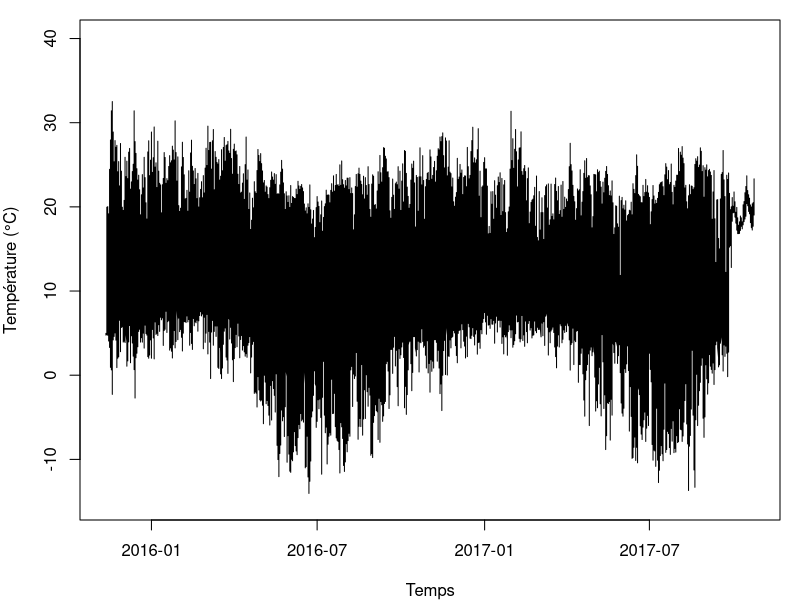
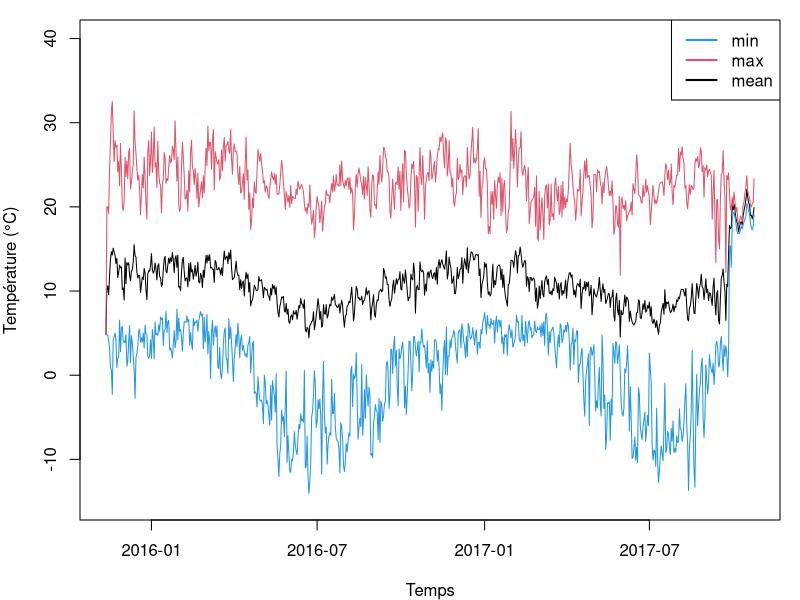
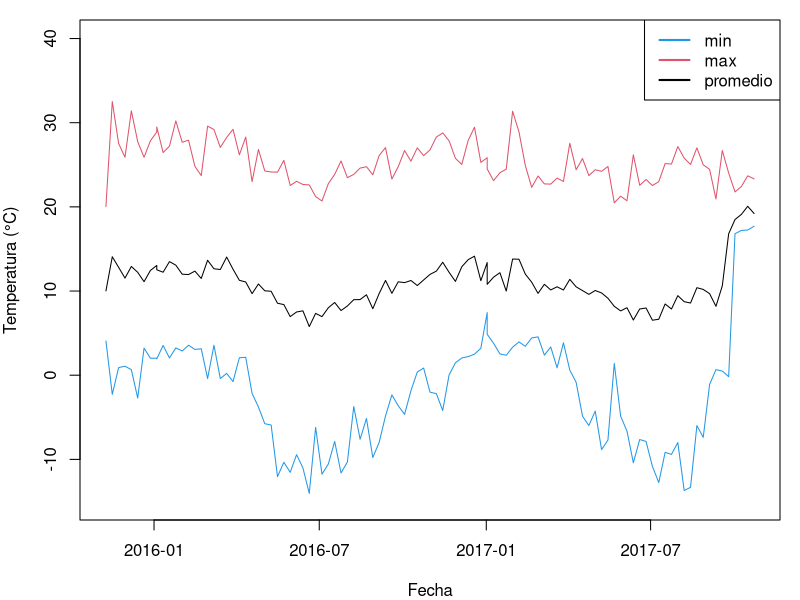
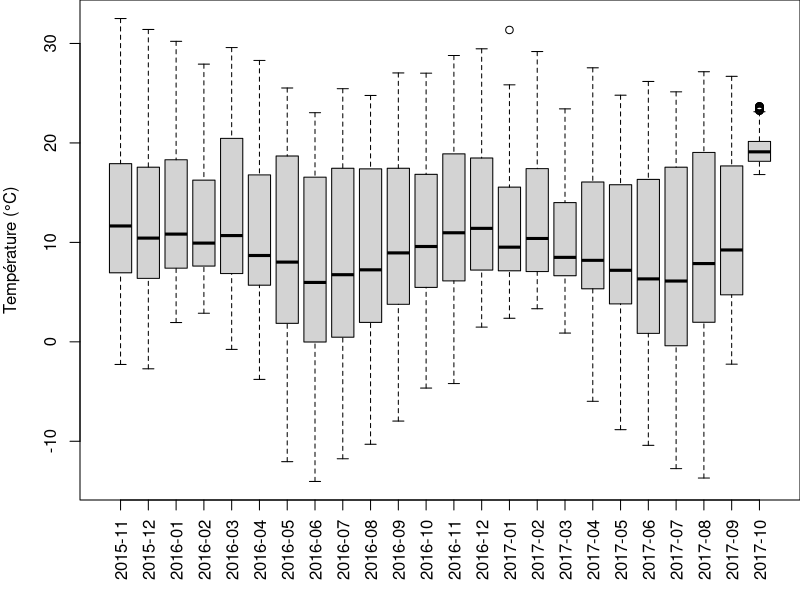
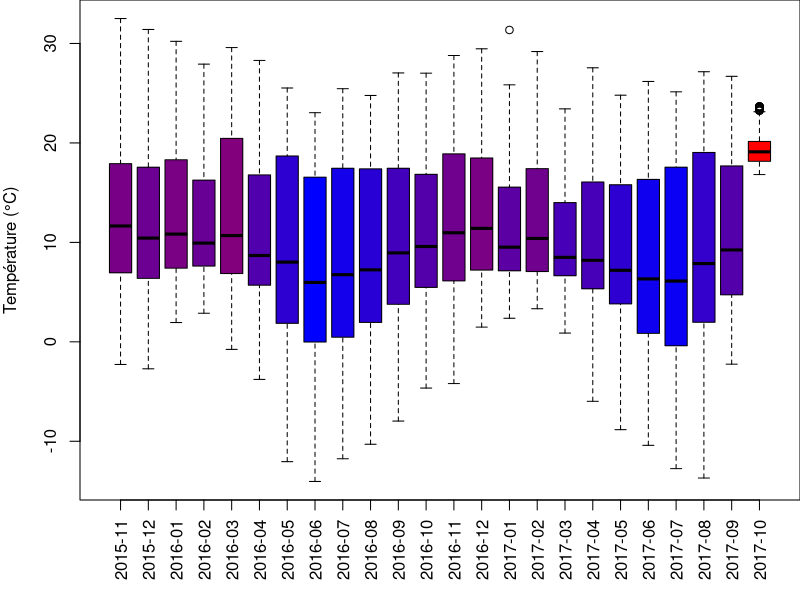
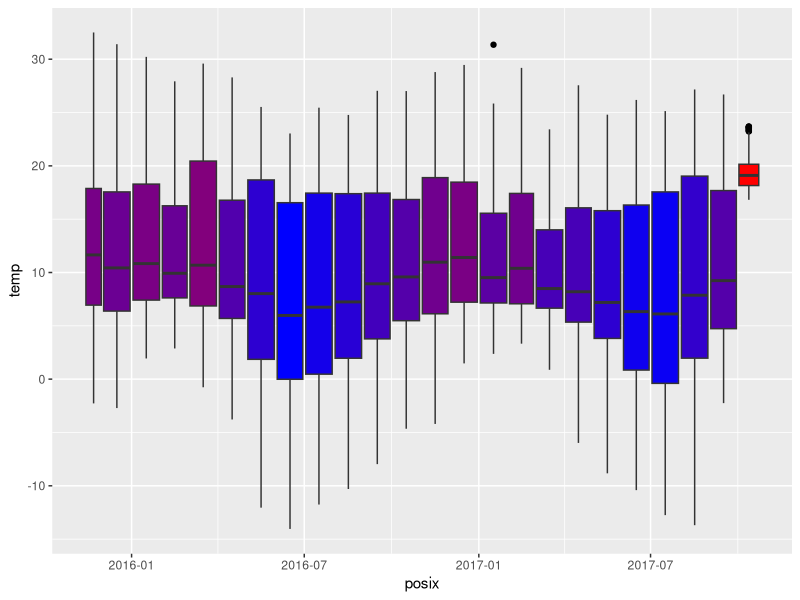
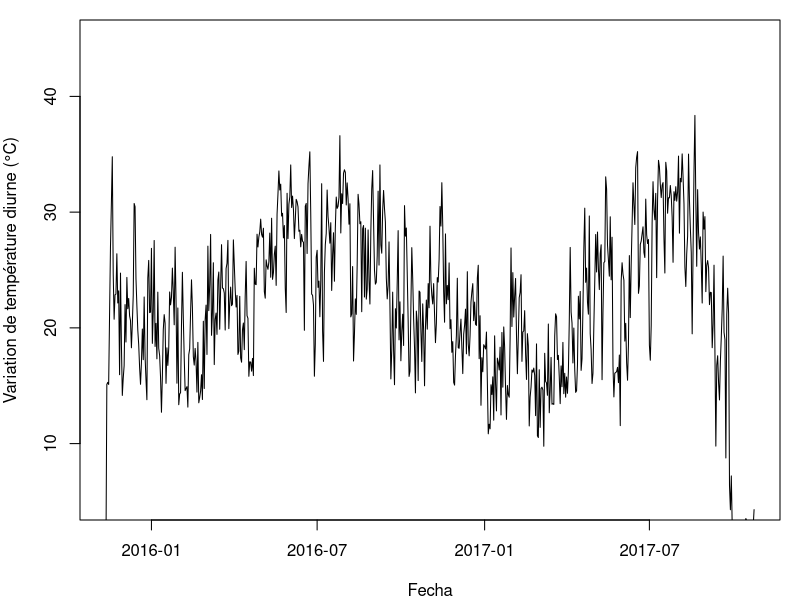
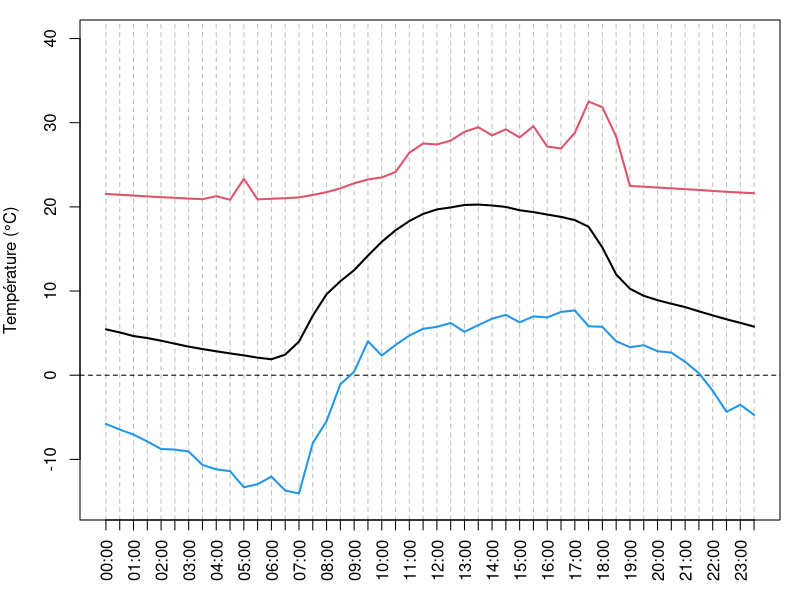

Write R code to recreate these figures, in order.
## ---- chunk 1
# Lecture du fichier en local après téléchargement : 
bdd <- read.table(
  "myFiles/E05C13.csv", 
  skip = 1, header = TRUE, 
  sep = ",", dec = ".", 
  stringsAsFactors = FALSE)
# Lecture du fichier depuis GitHub : 
# URL <- paste0("https://raw.githubusercontent.com/",
#   "frareb/myRBook_FR/master/myFiles/E05C13.csv")
# bdd <- read.table(
#   URL, 
#   skip = 1, 
#   header = TRUE,
#   sep = ",",
#   dec = ".",
#   stringsAsFactors = FALSE)
colnames(bdd) <- c("id", "date", "temp")
head(bdd)
tail(bdd)
str(bdd)
## ---- chunk 2
strsplit("11/12/15 23:00:00", split = " ")
## ---- chunk 3
strsplit("11/12/15 23:00:00", split = " ")[[1]]
## ---- chunk 4
bddDay <- sapply(
  strsplit(
    bdd[, 2], 
    split = " "), 
  "[[", 1)
head(bddDay)
## ---- chunk 5
bddDay <- as.Date(
  sapply(
    strsplit(
      bdd[, 2], 
      split = " "), 
    "[[", 1), 
  format = "%m/%d/%y")
head(bddDay)
## ---- chunk 6
bdd$day <- bddDay
str(bdd)
## ---- chunk 7
bddPosix <- as.POSIXct(
  bdd$date, 
  format = "%m/%d/%y %H:%M:%S")
head(bddPosix)
bdd$posix <- bddPosix
str(bdd)
## ---- chunk 8
par(mar = c(4, 4, 1, 1)) # réduction des marges
plot(x = bdd$day, y = bdd$temp, 
	type = 'l', ylim = c(-15, 40), 
	xlab = "Temps", ylab = "Température (°C)")
## ---- chunk 9
tempDayMean <- tapply(bdd$temp, INDEX = bdd$day, FUN = mean)
tempDayMin <- tapply(bdd$temp, INDEX = bdd$day, FUN = min)
tempDayMax <- tapply(bdd$temp, INDEX = bdd$day, FUN = max)
par(mar = c(4, 4, 1, 1)) # réduction des marges
plot(x = as.Date(names(tempDayMean), format = "%Y-%m-%d"), 
	y = tempDayMean, type = 'l', ylim = c(-15, 40), 
	xlab = "Temps", ylab = "Température (°C)")
points(as.Date(names(tempDayMin), format = "%Y-%m-%d"), 
	y = tempDayMin, type = 'l', col = 4)
points(as.Date(names(tempDayMax), format = "%Y-%m-%d"), 
	y = tempDayMax, type = 'l', col = 2)
legend("topright", legend = c("min", "max", "mean"), 
  lty = 1, lwd = 2, col = c(4, 2, 1))
## ---- chunk 10
anoSem <- format(bdd$posix, format = "%Y-%W")
head(anoSem)
## ---- chunk 11
tempWeekMean <- tapply(bdd$temp, 
  INDEX = format(bdd$posix, format = "%Y-%W-1"), FUN = mean)
tempWeekMin <- tapply(bdd$temp, 
  INDEX = format(bdd$posix, format = "%Y-%W-1"), FUN = min)
tempWeekMax <- tapply(bdd$temp, 
  INDEX = format(bdd$posix, format = "%Y-%W-1"), FUN = max)
par(mar = c(4, 4, 1, 1)) # réduction des marges
plot(x = as.Date(names(tempWeekMean), format = "%Y-%W-%u"), 
    y = tempWeekMean, type = 'l', ylim = c(-15, 40), 
    xlab = "Fecha", ylab = "Temperatura (°C)")
points(x = as.Date(names(tempWeekMin), format = "%Y-%W-%u"), 
    y = tempWeekMin, type = 'l', col = 4)
points(x = as.Date(names(tempWeekMax), format = "%Y-%W-%u"), 
    y = tempWeekMax, type = 'l', col = 2)
legend("topright", legend = c("min", "max", "promedio"), 
  lty = 1, lwd = 2, col = c(4, 2, 1))
## ---- chunk 12
par(mar = c(5, 4, 0, 0))
boxplot(
  bdd$temp ~ format(bdd$posix, format = "%Y-%m"), 
  las = 3,
  xlab = "", ylab = "Température (°C)")
## ---- chunk 13
tempMonthMean <- tapply(bdd$temp, 
  INDEX = format(bdd$posix, format = "%Y-%m"), FUN = mean)
myCol <- colorRampPalette(c("blue", "red"))(101)
tempMeanDayPos <- round(
  (tempMonthMean - min(tempMonthMean)) / 
    (max(tempMonthMean) - min(tempMonthMean))*100) + 1
par(mar = c(5, 4, 0, 0)) 
boxplot(
  bdd$temp ~ format(bdd$posix, format = "%Y-%m"), 
  las = 3, 
  col = myCol[tempMeanDayPos],
  xlab = "", ylab = "Température (°C)")
## ---- chunk 14
pkgCheck <- function(x){ 
    if (!require(x, character.only = TRUE)){
        install.packages(x, dependencies = TRUE)
        if(!require(x, character.only = TRUE)) {
            stop()
        }
    }
}
pkgCheck("ggplot2")

tempMonthMean <- tapply(bdd$temp, 
  INDEX = format(bdd$posix, format = "%Y-%m"), FUN = mean)
myCol <- colorRampPalette(c("blue", "red"))(101)
tempMeanDayPos <- round(
  (tempMonthMean - min(tempMonthMean)) / 
    (max(tempMonthMean) - min(tempMonthMean))*100) + 1
p01 <- ggplot(data = bdd, 
  aes(
    x = posix, 
    y = temp, 
    group = format(posix, format = "%Y-%m"))) + 
    geom_boxplot(
      outlier.colour = "black", 
      fill = myCol[tempMeanDayPos])
p01
## ---- chunk 15
tempDayTR <- tempDayMax - tempDayMin
par(mar = c(4, 4, 1, 1)) # réduction des marges
plot(
  x = as.Date(names(tempDayMean), format = "%Y-%m-%d"), 
  y = tempDayTR, type = 'l', ylim = c(5, 45), 
  xlab = "Fecha", 
  ylab = "Variation de température diurne (°C)")
## ---- chunk 16
tempHourMean <- aggregate(
  x = bdd$temp, 
  by = list(format(bdd$posix, format = "%H:%M")), 
  FUN = mean)
tempHourMin <- aggregate(
  x = bdd$temp, 
  by = list(format(bdd$posix, format = "%H:%M")), 
  FUN = min)
tempHourMax <- aggregate(
  x = bdd$temp, 
  by = list(format(bdd$posix, format = "%H:%M")), 
  FUN = max)
hours <- seq(from = 0, to = 23.5, by = 0.5)
par(mar = c(4, 4, 1, 1)) # réduction des marges
plot(x = hours, 
	y = tempHourMean[, 2], type = 'l', ylim = c(-15, 40), 
	xlab = "", ylab = "Température (°C)", lwd = 2, 
	xaxt = "n", panel.first = {
		abline(v = hours, col = "gray", lty = 2)
		abline(h = 0, lty = 2)	
	})
axis(
  side = 1, 
  at = hours, 
  labels = tempHourMean[, 1], 
  las = 2)
points(
  x = hours, 
  y = tempHourMin[, 2], 
  type = 'l', col = 4, lwd = 2)
points(
  x = hours, 
  y = tempHourMax[, 2], 
  type = 'l', col = 2, lwd = 2)
## ---- chunk 17
meses <- c("Janvier", "Février", "Mars", "Avril", "Mai", 
  "Juin", "Juillet", "Août", "Septembre", "Octobre", 
  "Novembre", "Décembre")
hours <- seq(from = 0, to = 23.5, by = 0.5)
bddMonth <- format(bdd$day, format = "%m")
tempDayEachMonth <- lapply(
  sort(unique(bddMonth)), function(myMonth){
	  bddX <- bdd[bddMonth == myMonth, ]
	  tempHourMean <- aggregate(
	    x = bddX$temp, 
	    by = list(format(bddX$posix, format = "%H:%M")), 
	    FUN = mean)
	  tempHourMin <- aggregate(
	    x = bddX$temp, 
	    by = list(format(bddX$posix, format = "%H:%M")), 
	    FUN = min)
	  tempHourMax <- aggregate(
	    x = bddX$temp, 
	    by = list(format(bddX$posix, format = "%H:%M")), 
	    FUN = max)
	return(
	  data.frame(
	    tempHourMean, 
	    tempHourMin, 
	    tempHourMax))
})
par(mar = c(4, 4, 1, 1)) 
# for (i in seq_along(tempDayEachMonth)){ # pour tous les mois
for (i in 1:2){ # uniquement Janvier et Février 
	plot(x = hours, y = tempDayEachMonth[[i]][, 2], 
		type = 'l', ylim = c(-15, 40), 
		xlab = "", ylab = "Température (°C)", lwd = 2, 
		main = meses[i],
		xaxt = "n", panel.first = {
			abline(v = hours, col = "gray", lty = 2)
			abline(h = 0, lty = 2)	
		})
	axis(
	  side = 1, 
	  at = hours, 
	  labels = tempHourMean[, 1], 
	  las = 2)
	points(
	  x = hours, 
	  y = tempDayEachMonth[[i]][, 4], 
		type = 'l', col = 4, lwd = 2)
	points(
	  x = hours, 
	  y = tempDayEachMonth[[i]][, 6], 
		type = 'l', col = 2, lwd = 2)
}
## ---- chunk 18
par(mar = c(4, 4, 1, 1)) # réduction des marges
plot(
  x = hours, 
  y = tempDayEachMonth[[1]][, 2], 
  type = 'n', 
  ylim = c(-10, 35),
	xlab = "", 
  ylab = "Température moyenne (°C)",
	xaxt = "n", 
	panel.first = {
		abline(v = hours, col = "gray", lty = 2)
		abline(h = 0, lty = 2)	
	})
axis(
  side = 1, 
  at = hours, 
  labels = tempHourMean[, 1], 
  las = 2)
myColors <- c("#A6CEE3", "#1F78B4", "#B2DF8A", "#33A02C", 
  "#FB9A99", "#E31A1C", "#FDBF6F", "#FF7F00", "#CAB2D6", 
  "#6A3D9A", "#FFFF99", "#B15928")
for (i in seq_along(tempDayEachMonth)){
	points(x = hours, 
		y = tempDayEachMonth[[i]][, 2], 
		type = 'l', col = myColors[i], lwd = 2)
}
legend(
  "topright", 
  ncol = 4, 
  legend = meses, 
  col = myColors, 
	lty = 1, 
  lwd = 2, 
  cex = 0.8)

par(mar = c(4, 4, 1, 1)) # réduction des marges
plot(
  x = hours, 
  y = tempDayEachMonth[[1]][, 2], 
  type = 'n', 
  ylim = c(0, 30),
	xlab = "", 
  ylab = "Variation de température diurne (°C)",
	xaxt = "n", 
	panel.first = {
		abline(v = hours, col = "gray", lty = 2)
		abline(h = 0, lty = 2)	
	})
axis(
  side = 1, 
  at = hours, 
  labels = tempHourMean[, 1], 
  las = 2)
myColors <- c("#A6CEE3", "#1F78B4", "#B2DF8A", "#33A02C", 
  "#FB9A99", "#E31A1C", "#FDBF6F", "#FF7F00", "#CAB2D6", 
  "#6A3D9A", "#FFFF99", "#B15928")
for (i in seq_along(tempDayEachMonth)){
	points(
	  x = hours, 
		y = tempDayEachMonth[[i]][, 6] - 
		  tempDayEachMonth[[i]][, 4], 
		type = 'l', 
		col = myColors[i], 
		lwd = 2)
}
legend(
  "topright", 
  ncol = 4, 
  legend = meses, 
  col = myColors, 
	lty = 1, 
  lwd = 2, 
  cex = 0.8)
## ---- chunk 19
pkgCheck <- function(x){ 
	if (!require(x, character.only = TRUE)){
		install.packages(x, dependencies = TRUE)
		if(!require(x, character.only = TRUE)) {
			stop()
		}
	}
}
pkgCheck("ggplot2")
pkgCheck("ggridges")
pkgCheck("viridis")
meanTemps <- unlist(lapply(tempDayEachMonth, "[[", 2))
labelMonth <- rep(meses, each = 48)
dfTemps <- data.frame(month = labelMonth, value = meanTemps, 
  stringsAsFactors = FALSE)
dfTemps$month <- factor(dfTemps$month, levels = rev(meses))
p <- ggplot(
  data = dfTemps, 
  aes(y = month, x = value,  fill = ..x..))
p <- p + geom_density_ridges_gradient(stat = "binline")
p <- p + scale_fill_viridis(
  name = "Temp. [°C]", option = "C")
p <- p + xlab("Temperature") + ylab("") +
    theme(
      legend.position="none",
      panel.spacing = unit(0.1, "lines"),
      strip.text.x = element_text(size = 8)
    ) 
p
